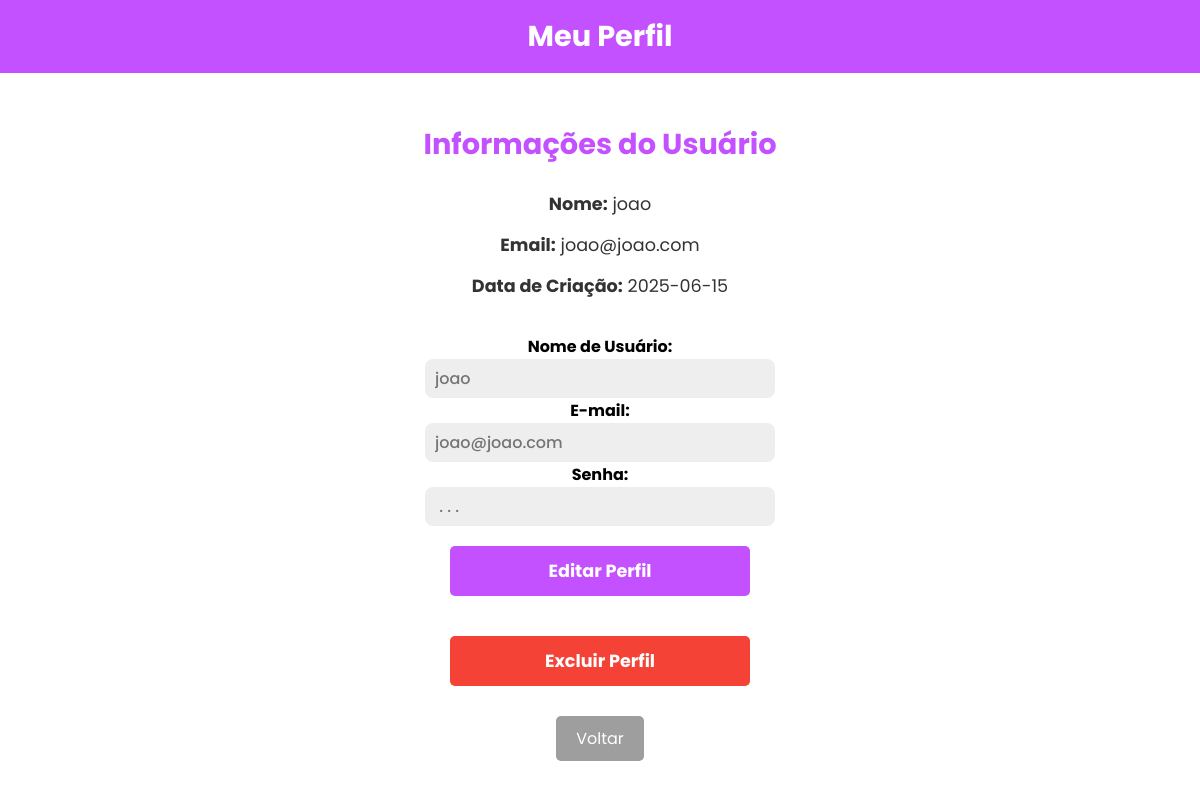
Before: /perfil (signed in) with the older database file.
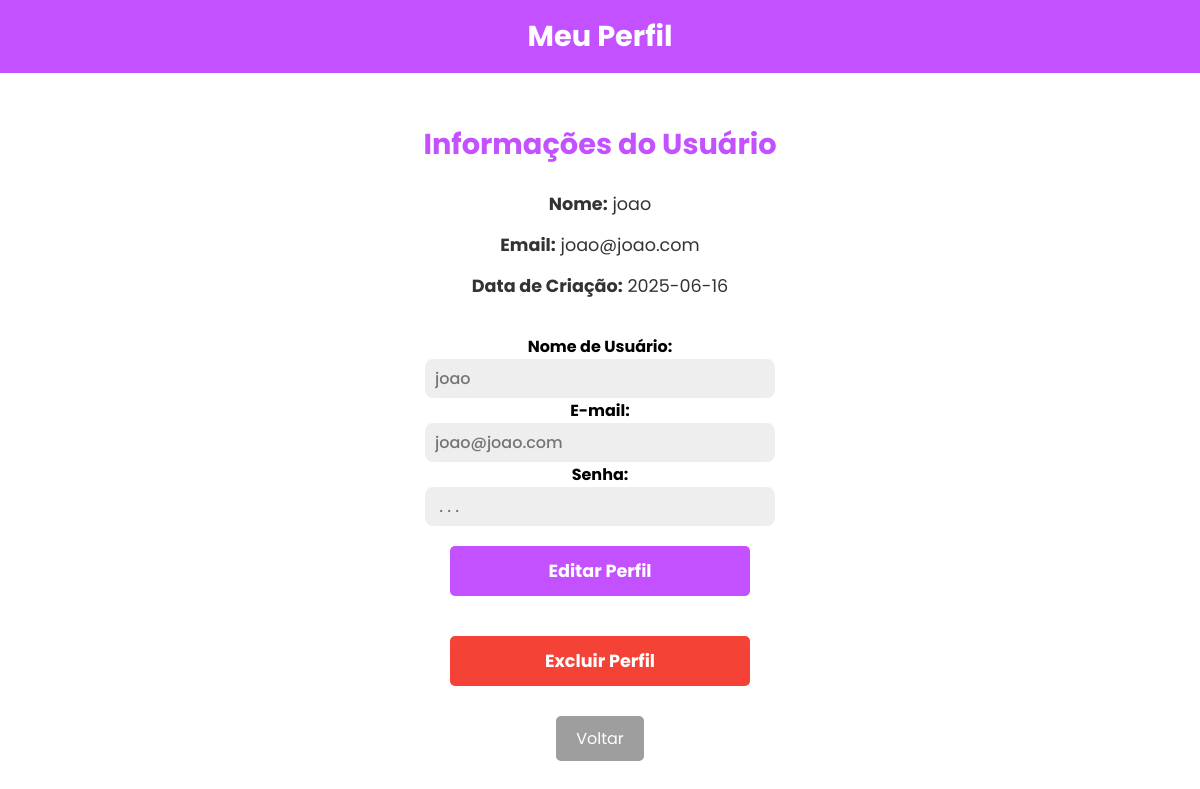
After: the same page with the newer database file.
### models.py (models this page shows)
class User(db.Model):
    id = db.Column(db.Integer, primary_key=True)
    username = db.Column(db.String(150), unique=True, nullable=False)
    email = db.Column(db.String(150), unique=True, nullable=False)
    password = db.Column(db.String(200), nullable=False)
    streak = db.Column(db.Integer, default=0) # dias consecutivas de login
    last_login = db.Column(db.Date, default=None, nullable=True) # ultimo login
    diamonds = db.Column(db.Integer, default=0) # diamantes
    created = db.Column(db.Date, default=date.today) # data de criação
    lessons_completed = db.Column(db.String(200), default="")   # lições completadas

### app.py (the view)
@app.route('/perfil')
def perfil():
    user = User.query.get(session['user_id'])
    if not user:  # checa por usuário logado
        return redirect('/')
    return render_template('profile.html', user=user)

### templates/profile.html (shortened to what this page needs)
<!DOCTYPE html>
<html lang="pt-br">
  <head>
    <link
      rel="stylesheet"
      href="{{ url_for('static', filename='profile.css') }}"
    />
  </head>
  <body>
    <div class="container">
      <div class="header">
        <h1>Meu Perfil</h1>
      </div>
      <div class="profile-content">
        <h2>Informações do Usuário</h2>
        <div class="profile-info">
          <p><strong>Nome:</strong> {{ user.username }}</p>
          <p><strong>Email:</strong> {{ user.email }}</p>
          <p><strong>Data de Criação:</strong> {{ user.last_login }}</p>
        </div>
        <div class="profile-content edit">
          <form action="/update" method="POST">
            <p><strong>Nome de Usuário:</strong></p>
            <input
              type="text"
              name="new-username"
              placeholder="{{ user.username }}"
              required
            />
            <p><strong>E-mail:</strong></p>
            <input
              type="email"
              name="new-email"
              placeholder="{{ user.email }}"
              required
            />
            <p><strong>Senha:</strong></p>
            <input
              type="password"
              name="new-password"
              placeholder=" . . . "
              required
            />
            <div class="profile-actions">
              <button type="submit" class="profile-button edit">
                Editar Perfil
              </button>
            </div>
          </form>
        </div>
        <div class="profile-actions">
          <form action="/delete" method="POST">
            <button type="submit" class="profile-button delete">
              Excluir Perfil
            </button>
          </form>
        </div>
        <a href="/inicio" class="back-button">Voltar</a>
      </div>
    </div>
  </body>
</html>

### static/profile.css (style rules this page uses)
* { margin: 0; padding: 0; box-sizing: border-box; font-family: "Poppins", sans-serif; text-decoration: none; list-style: none; }
body { display: flex; justify-content: center; align-items: center; min-height: 100vh; background: linear-gradient(90deg, #e2e2e2, #f0caff); overflow: auto; }
input { padding: 7px 25px 7px 10px; background: #eee; border-radius: 8px; border: none; outline: none; font-size: 16px; color: #333; font-weight: 500; }
.container { position: relative; width: 100vw; height: 100vh; background: #fff; box-shadow: 0 0 10px rgba(0, 0, 0, 0.1); padding: 30px; overflow: auto; }
.header { background-color: #c351ff; color: white; padding: 15px 20px; display: flex; align-items: center; font-size: 1.2em; margin: -30px -30px 30px -30px; }
.header h1 { margin: 0; font-size: 1.5em; flex-grow: 1; text-align: center; }
.profile-content { text-align: center; padding: 20px 0; }
.profile-content h2 { color: #c351ff; margin-bottom: 25px; font-size: 1.8em; }
.profile-info p { font-size: 1.1em; margin-bottom: 15px; color: #333; }
.profile-actions { margin-top: 20px; display: flex; flex-direction: column; gap: 15px; max-width: 300px; margin-left: auto; margin-right: auto; }
.profile-button { display: block; width: 100%; padding: 12px 20px; border-radius: 5px; text-decoration: none; font-weight: bold; font-size: 1.1em; transition: background-color 0.3s ease, transform 0.2s ease; text-align: center; border: none; cursor: pointer; }
.profile-button.edit { background-color: #c351ff; color: white; }
.profile-button.delete { background-color: #f44336; color: white; }
.back-button { display: inline-block; background-color: #9e9e9e; color: white; padding: 10px 20px; border-radius: 5px; text-decoration: none; margin-top: 30px; transition: background-color 0.3s ease; }

Changed rows visible on the page:
changed User "joao": last_login "2025-06-15" → "2025-06-16"
